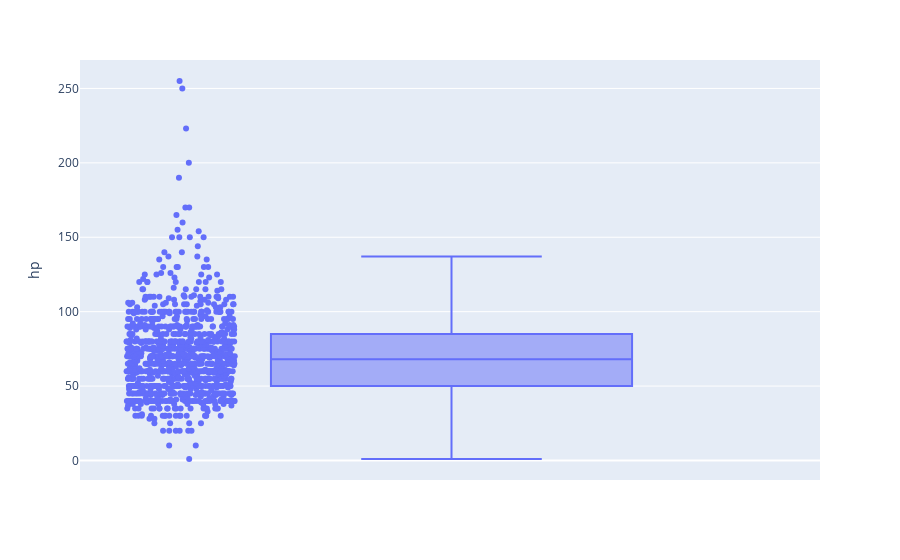

Write notebook code for a chart like this one.
### Code cell
fig=px.box(df,y='hp',points='all')
fig.show()

### Figure 1 — Plotly figure (JSON) as saved in the notebook; plotly's stock layout.template omitted (floating-point values rounded to 4 significant figures; data arrays with more than 128 entries replaced by an {"elided": "..."} marker saying what was removed)
{"data": [{"alignmentgroup": "True", "boxpoints": "all", "hovertemplate": "hp=%{y}<extra></extra>", "legendgroup": "", "marker": {"color": "#636efa"}, "name": "", "notched": false, "offsetgroup": "", "orientation": "v", "showlegend": false, "type": "box", "x0": " ", "xaxis": "x", "y": {"elided": "1025 int values"}, "y0": " ", "yaxis": "y"}], "layout": {"boxmode": "group", "legend": {"tracegroupgap": 0}, "margin": {"t": 60}, "xaxis": {"anchor": "y", "domain": [0, 1]}, "yaxis": {"anchor": "x", "domain": [0, 1], "title": {"text": "hp"}}}}
